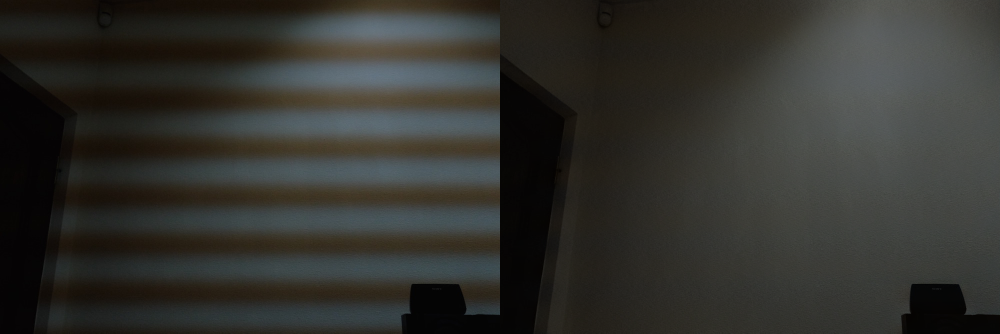
#> input picture img/examples/example_01.png, 2000 x 667 px (shown at 1/2 size)
$ python band2d.py --input ../img/examples/example_01.png
#> lines starting #> are read from the running program, lines starting #| are printed output that depends on the picture
#!/usr/bin/env python3
"""band2d.py — measure the band with a 2D spectrum instead of a row profile.

WHY THIS EXISTS
---------------
Every 1-D row-profile statistic in this toolset mixes the band with scene
structure, because a row profile collapses the x axis and cannot tell a
coherent horizontal band from shirt folds, hair, or a table edge that happen to
have similar vertical frequencies.

On pwm1 that produced four wrong conclusions in a row:

    "SNR 1.07, no band, out of scope"      -> actually 91.7x prominence
    "phase incoherent across columns"      -> peak sits exactly on fx=0
    "a single tone explains only 21%"      -> true of the profile, not the band
    "the tool removes essentially none"    -> it removes 46.1%

A true rolling-shutter band is constant along x, so in the 2D spectrum it is a
peak on the fx = 0 axis at fy = 1/period. Scene structure is not confined to
that axis. Measuring the peak height there, against the local noise floor in
the same fy range, separates the two cleanly.

    prominence = F[fy = 1/P, fx ~ 0] / median(F over the same fy band, all fx)

WHAT THE NUMBERS MEAN
    prominence  > 20   strong band, well worth correcting
                5 - 20 real but modest
                < 5    little or nothing at that period
    reduction   drop in the peak between input and output, at the SAME period

USAGE
    python tools/band2d.py --input src.jpg --output dst.png --axis horizontal
    python tools/band2d.py --input src.jpg --axis horizontal          # input only
    python tools/band2d.py --suite img/tests --outdir img/tests_new/restored \\
        --pins tools/pins.json

The period is found from the 2D spectrum itself, so a wrong pin cannot mislead
it -- pass --period only to force a specific value.
"""
from __future__ import annotations

import argparse
import json
import re
import sys
from pathlib import Path

import numpy as np
from PIL import Image
from scipy.ndimage import gaussian_filter

Image.MAX_IMAGE_PIXELS = None


# Log-channel weights. Scene structure is multiplicative and affects all three
# channels in proportion, so it largely cancels in a ratio; a flicker source
# with a different spectrum from the ambient does not. On pwm1 the band's
# prominence over the local noise floor is 105 in luma and 706 in logB-logR,
# and luma reports the 30 px harmonic while every ratio finds the 58.7 px
# fundamental.
#
# NOTE: this is a MEASUREMENT aid only. Driving a correction from the ratio was
# tried and failed -- see chroma_band.py. Use it to find the period and judge
# whether a band exists, not to fit one.
RATIOS = {
    "luma": None,
    "logB-logR": (-1.0, 0.0, 1.0),
    "logB-logG": (0.0, -1.0, 1.0),
    "logG-logR": (-1.0, 1.0, 0.0),
    "logB-(R+G)/2": (-0.5, -0.5, 1.0),
    "logB+logG-2logR": (-2.0, 1.0, 1.0),
}


def log_field(path, axis, ratio="luma", max_side=2000):
    """Log luma, or a log-channel ratio that suppresses scene structure."""
    im = Image.open(path).convert("RGB")
    w, h = im.size
    f = 1.0
    if max(w, h) > max_side:
        f = max_side / max(w, h)
        im = im.resize((int(w * f), int(h * f)), Image.LANCZOS)
    a = np.asarray(im, np.float64) / 255.0
    wts = RATIOS.get(ratio)
    if wts is None:
        y = 0.299 * a[..., 0] + 0.587 * a[..., 1] + 0.114 * a[..., 2]
        l = np.log(y + 0.02)
    else:
        la = np.log(a + 0.02)
        l = sum(c * la[..., i] for i, c in enumerate(wts))
    return (l if axis == "horizontal" else l.T), f


def log_luma(path, axis, max_side=2000):
    im = Image.open(path).convert("RGB")
    w, h = im.size
    f = 1.0
    if max(w, h) > max_side:
        f = max_side / max(w, h)
        im = im.resize((int(w * f), int(h * f)), Image.LANCZOS)
    a = np.asarray(im, np.float64) / 255.0
    y = 0.299 * a[..., 0] + 0.587 * a[..., 1] + 0.114 * a[..., 2]
    l = np.log(y + 0.02)
    return (l if axis == "horizontal" else l.T), f


def spectrum(L, detrend_sigma=25.0):
    r = L - gaussian_filter(L, detrend_sigma)
    h, w = r.shape
    win = np.outer(np.hanning(h), np.hanning(w))
    return np.abs(np.fft.rfft2(r * win)), h, w


def band_peak(F, h, period, fx_width=3):
    """Peak height on the fx ~ 0 axis at fy = 1/period."""
    i = int(round(h / period))
    if i < 2 or i >= F.shape[0] // 2:
        return 0.0
    return float(F[max(0, i - 1):i + 2, 0:fx_width].max())


def noise_floor(F, h, pmin=25.0, pmax=200.0):
    fy = np.fft.fftfreq(h)[: F.shape[0]]
    m = (np.abs(fy) > 1.0 / pmax) & (np.abs(fy) < 1.0 / pmin)
    if not m.any():
        return 1e-9
    return float(np.median(F[m, :]))


def find_period(L, pmin=20.0, pmax=200.0):
    """Best period from the fx ~ 0 axis of the 2D spectrum."""
    F, h, w = spectrum(L)
    fy = np.fft.fftfreq(h)[: F.shape[0]]
    axis = F[:, 0:3].max(axis=1)
    best, bp = None, 0.0
    for i in range(2, len(axis)):
        if fy[i] <= 0:
            continue
        p = 1.0 / fy[i]
        if not (pmin <= p <= pmax):
            continue
        if axis[i] > bp:
            best, bp = p, axis[i]
    return best


def analyse(src, dst=None, axis="horizontal", period=None, pmin=20.0, pmax=200.0,
            ratio="luma"):
    L, f = log_field(src, axis, ratio)
    p = period * f if period else find_period(L, pmin, pmax)
    if p is None:
        return None
    F, h, w = spectrum(L)
    b0 = band_peak(F, h, p)
    nf = noise_floor(F, h, pmin, pmax)
    out = {"period_px": p / f, "prominence": b0 / max(nf, 1e-9), "peak_in": b0}
    if dst is not None:
        Ld, _ = log_field(dst, axis, ratio)
        if Ld.shape == L.shape:
            Fd, hd, _ = spectrum(Ld)
            b1 = band_peak(Fd, hd, p)
            out["peak_out"] = b1
            out["reduction"] = 100.0 * (1 - b1 / max(b0, 1e-9))
    return out


def main() -> int:
    ap = argparse.ArgumentParser(description=__doc__,
                                 formatter_class=argparse.RawDescriptionHelpFormatter)
    ap.add_argument("--input")
    ap.add_argument("--output")
    ap.add_argument("--axis", choices=["horizontal", "vertical"], default="horizontal")
    ap.add_argument("--period", type=float, help="force a period (original px)")
    ap.add_argument("--pmin", type=float, default=20.0)
    ap.add_argument("--pmax", type=float, default=200.0)
    ap.add_argument("--suite", help="directory with inputs/")
    ap.add_argument("--outdir", help="directory of restored outputs")
    ap.add_argument("--pins", help="pins.json, for the band axis")
    ap.add_argument("--ratio", choices=sorted(RATIOS), default="luma",
                    help="field to measure in. Ratios suppress scene structure and often "
                         "expose the fundamental where luma shows only a harmonic.")
    ap.add_argument("--scan-ratios", action="store_true",
                    help="try every ratio, each with its own period search, and report "
                         "which sees the band most clearly.")
    ap.add_argument("--verify", action="store_true",
                    help="re-run over several search windows. A period that changes when "
                         "the window changes is a harmonic-family artefact, not a "
                         "measurement -- do not pin it.")
    a = ap.parse_args()

    hdr = f"{'image':<46}{'ax':<3}{'period':>9}{'promin':>9}{'reduction':>11}  verdict"
    print(hdr)
    print("-" * len(hdr))

    def emit(label, axis, r):
        if r is None:
            print(f"{label[:45]:<46}{axis[0]:<3}{'-':>9}{'-':>9}{'-':>11}  no period")
            return
        pr = r["prominence"]
        v = ("STRONG band" if pr > 20 else
             "modest band" if pr > 5 else "little or nothing")
        red = f"{r['reduction']:>10.1f}%" if "reduction" in r else f"{'-':>11}"
        print(f"{label[:45]:<46}{axis[0]:<3}{r['period_px']:>9.2f}{pr:>9.1f}{red}  {v}")

    if a.suite:
        pins = {}
        if a.pins:
            pins = json.load(open(a.pins)).get("pins", {})
        ins = Path(a.suite) / "inputs"
        outs = Path(a.outdir) if a.outdir else None
        seen = set()
        for src in sorted(ins.iterdir()):
            if not src.is_file():
                continue
            pin = pins.get(src.name, {})
            axis = pin.get("axis", "horizontal")
            dst = None
            if outs and outs.is_dir():
                cands = [p for p in outs.glob(src.stem + "_restored*.png")]
                if cands:
                    dst = sorted(cands)[-1]
            if src.name in seen:
                continue
            seen.add(src.name)
            try:
                r = analyse(src, dst, axis, a.period, a.pmin, a.pmax, a.ratio)
            except Exception as e:                       # noqa: BLE001
                print(f"{src.name[:45]:<46}  ERROR {e!r}")
                continue
            emit(src.name + (f"  vs {dst.name[:18]}" if dst else ""), axis, r)
        return 0

    if a.scan_ratios:
        if not a.input:
            ap.error("--scan-ratios needs --input")
        print()
        print(f"  {'ratio':<18}{'period':>10}{'prominence':>12}{'reduction':>12}")
        print("  " + "-" * 50)
        rows = []
        for name in sorted(RATIOS):
            try:
                r = analyse(Path(a.input), Path(a.output) if a.output else None,
                            a.axis, None, a.pmin, a.pmax, name)
            except Exception as e:                       # noqa: BLE001
                print(f"  {name:<18}ERROR {e!r}")
                continue
            if r is None:
                print(f"  {name:<18}{'no period':>10}")
                continue
            red = f"{r['reduction']:11.1f}%" if "reduction" in r else f"{'-':>12}"
            print(f"  {name:<18}{r['period_px']:>10.2f}{r['prominence']:>12.1f}{red}")
            rows.append((r["prominence"], name, r["period_px"]))
        if rows:
            rows.sort(reverse=True)
            pr, name, per = rows[0]
            print(f"\n  clearest: {name} at {per:.2f} px (prominence {pr:.1f})")
            pers = sorted(r[2] for r in rows if r[1] != "luma")
            if pers and pers[-1] / max(pers[0], 1e-9) > 1.2:
                print("  WARNING: ratios disagree on the period -- treat it as undetermined.")
        return 0

    if a.verify:
        if not a.input:
            ap.error("--verify needs --input")
        print()
        wins = [(a.pmin, a.pmax), (a.pmin, a.pmax / 2), (a.pmin, a.pmax / 4),
                (a.pmin * 2, a.pmax), (a.pmin, a.pmax * 2)]
        seen = []
        for lo, hi in wins:
            if hi <= lo * 2:
                continue
            try:
                r = analyse(Path(a.input), Path(a.output) if a.output else None,
                            a.axis, None, lo, hi, a.ratio)
            except Exception as e:                       # noqa: BLE001
                print(f"  window {lo:6.0f}-{hi:<6.0f}  ERROR {e!r}")
                continue
            if r is None:
                print(f"  window {lo:6.0f}-{hi:<6.0f}  no period")
                continue
            seen.append(r["period_px"])
            red = f"{r['reduction']:6.1f}%" if "reduction" in r else "     -"
            print(f"  window {lo:6.0f}-{hi:<6.0f}  P={r['period_px']:8.2f}  "
                  f"prominence {r['prominence']:8.1f}  reduction {red}")
        if len(seen) >= 2:
            seen = np.array(seen)
            base = float(np.median(seen))
            ratios = seen / base
            spread = float(ratios.max() / ratios.min())
            near_harm = all(min(abs(x - round(x)), abs(1 / x - round(1 / x))) < 0.12
                            for x in ratios)
            print()
            if spread < 1.05:
                print(f"  STABLE: period {base:.2f} across all windows -> safe to pin")
            elif near_harm:
                print(f"  HARMONIC FAMILY: answers are integer multiples of each other "
                      f"(spread {spread:.2f}x).\n  The smallest is usually the fundamental. "
                      f"Verify with a narrow window before pinning.")
            else:
                print(f"  UNSTABLE: spread {spread:.2f}x and not a harmonic family.\n"
                      f"  The period is not well determined -- do not pin it.")
        return 0

    if not a.input:
        ap.error("give --input (and optionally --output), or --suite")
    r = analyse(Path(a.input), Path(a.output) if a.output else None,
                a.axis, a.period, a.pmin, a.pmax, a.ratio)
#> in log_field, `l = np.log(y + 0.02)`:
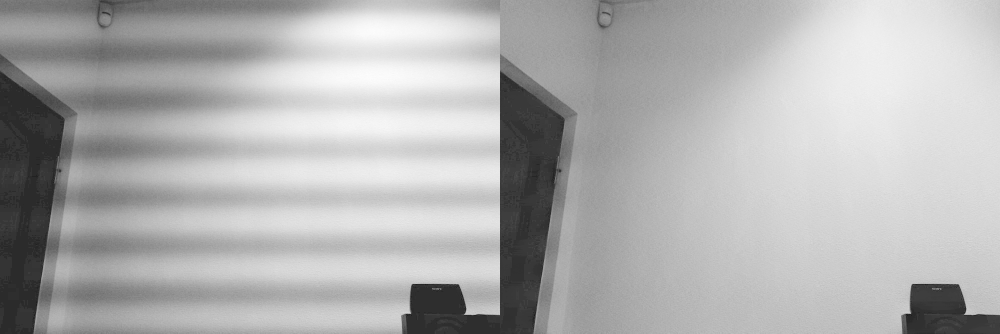
#> l: shape (667, 2000) float64 (shown at 1/2 size); min -3.91, max -0.731, mean -1.7; drawn with min black and max white
#> in analyse, `L, f = log_field(src, axis, ratio)`: f = 1
#> in spectrum, `r = L - gaussian_filter(L, detrend_sigma)`:
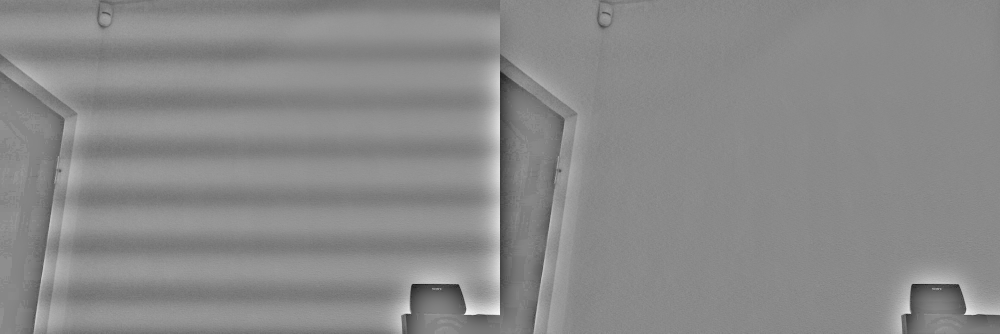
#> r: shape (667, 2000) float64 (shown at 1/2 size); min -1.77, max 1.51, mean -6.81e-17; drawn with min black and max white
#> in find_period, `F, h, w = spectrum(L)`:
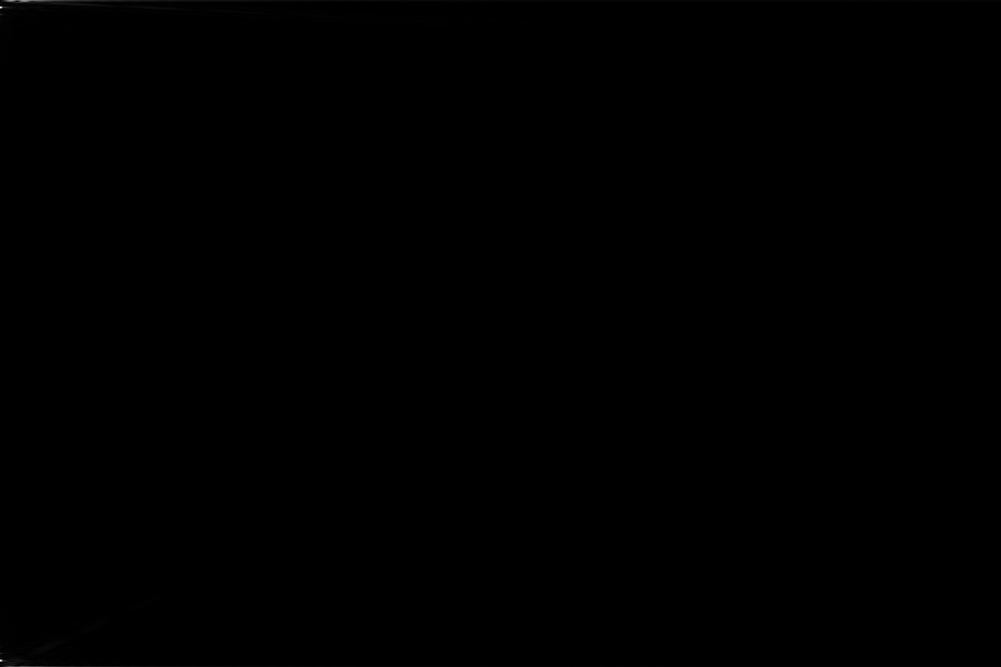
#> F: shape (667, 1001) float64; min 0.00367, max 13581, mean 16; drawn with min black and max white
#> in find_period, `F, h, w = spectrum(L)`: h = 667; w = 2000
#> in find_period, `fy = np.fft.fftfreq(h)[: F.shape[0]]`: fy = 667 values, max 0.499 at index 333, min -0.499 at index 334, mean -2.13e-17
#> in find_period, `axis = F[:, 0:3].max(axis=1)`: axis = 667 values, max 13581 at index 7, min 5.15 at index 268, mean 154.8
#> the loop in find_period, `for i in range(2, len(axis)):` made 665 passes
#> (p, best, bp) on passes 3, 5, 6: (166.8, 166.8, 562.3), (111.2, 111.2, 7288.1), (95.29, 95.29, 13581)
#> p on passes 1, 2, 4, 7, 8, 9: 333.5, 222.3, 133.4, 83.38, 74.11, 66.7
#> after the loop in find_period, `for i in range(2, len(axis)):`: best = 95.29; bp = 13581
#> in analyse, `p = period * f if period else find_period(L, pmin, pmax)`: p = 95.29
#> in analyse, `F, h, w = spectrum(L)`: h = 667; w = 2000
#> in band_peak, `i = int(round(h / period))`: i = 7
#> in analyse, `b0 = band_peak(F, h, p)`: b0 = 13581
#> in analyse, `nf = noise_floor(F, h, pmin, pmax)`: nf = 17.56
#> in analyse, `out = {"period_px": p / f, "prominence": b0 / max(nf, 1e-9), "peak_in"..`: out = {'period_px': 95.29, 'prominence': 773.4, 'peak_in': 13581}
#> r has the same summary as out in analyse
    emit(Path(a.input).name, a.axis, r)
#> in emit, `pr = r["prominence"]`: pr = 773.4
#> in emit, `v = ("STRONG band" if pr > 20 else "modest band" if pr > 5 else "littl..`: v = 'STRONG band'
#> in emit, `red = f"{r['reduction']:>10.1f}%" if "reduction" in r else f"{'-':>11}"`: red = '          -'
#| example_01.png                                h      95.29    773.4          -  STRONG band
    return 0


if __name__ == "__main__":
    sys.exit(main())
#> (the program exits here)
